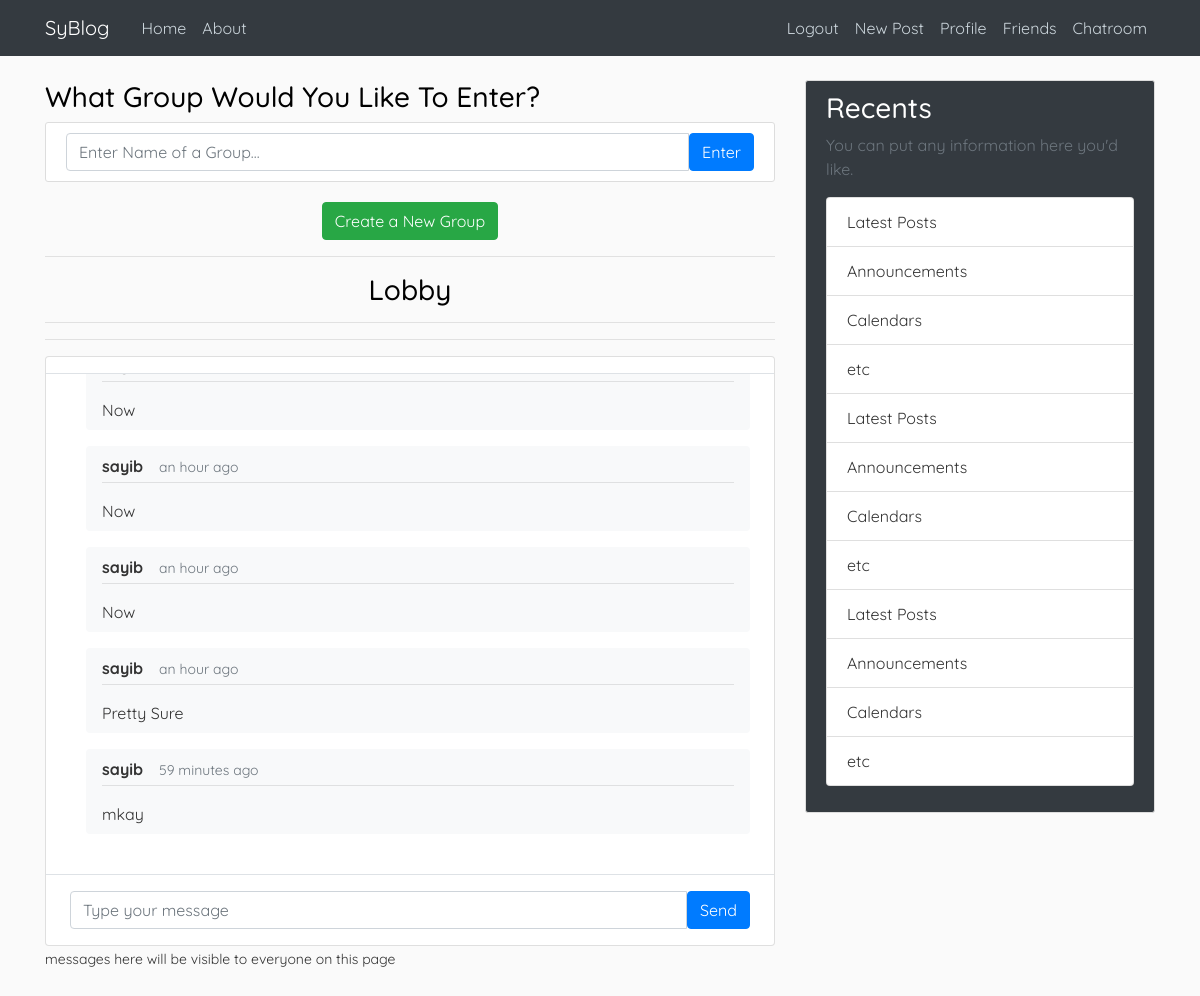
The page /chat/chat_home/ (signed in) on the database its author committed.
### chat/models.py (models this page shows)
class Message(models.Model):
    content = models.CharField(max_length=1000)
    author = models.ForeignKey(User, default=1, on_delete=models.CASCADE)
    timestamp = models.DateTimeField(auto_now=True)
    group = models.ForeignKey('Group', on_delete=models.CASCADE)
    def get_date(self):
        return humanize.naturaltime(self.timestamp)

### chat/views.py (the view)
# urls.py: path('chat_home/', views.chat_home, name='chat-home'),
@login_required
def chat_home(request):
    if(request.method == 'POST'):
        group_name = request.POST.get("group_name")
        if(group_name):
            group = Group.objects.filter(name=group_name).first()
            if(not group):
                alerts.success(request, f'No Group Of Name {group_name} exists')
                return redirect('chat-home')
        else:
            group = Group.objects.filter(name='lobby').first()
        return redirect(group)
    else:
        group = Group.objects.filter(name='lobby').first()
        messages = []
        if(group):
            messages = Message.objects.filter(group=group)
        else:
            group = Group(name = 'lobby').save()
        return render(request, 'chat/chat_home.html', {'chats': messages})

### friend/context_processors.py (called while the page is built)
def requests_to_base(requests):
    receivers = dict(Counter([req.receiver for req in FriendRequest.objects.all()]))
    return {'receivers': receivers}

### chat/templates/chat/chat_home.html (shortened to what this page needs)
{% extends 'blog/base.html' %}
{% block content %}
    <main class="content">
        <div class="container p-0">
            <h3>What Group Would You Like To Enter?</h3>
            <article class="media content-section">
            <form style="width: 100%;" action="" method='post' enctype="multipart/form-data">
                <div class="input-group">
                    <input name='group_name' id='enter-group' type="text" class="form-control" placeholder="Enter Name of a Group...">
                    <button type="submit" id='enter-sumbit' class="btn btn-primary">Enter</button>
                </div>
            </form>
            </article>
            <div style="text-align:center;">
                <a href="{% url 'create-group' %}" class="btn btn-success">Create a New Group</a>
            </div>
        </div>
    </main>
        <main class="content">
    <div class="container p-0">
        <span style="text-align: center;">
            <hr>
            <h1 class="h3 mb-3">Lobby</h1>
            <hr><hr>
        </span>
		<div class="card">
			<div class="row g-0">
				<div class="col-12 col-lg-7 col-xl-9">
					<div class="py-2 px-4 border-bottom d-none d-lg-block">
					</div>
					<div class="position-relative">
						<div id="msg-tab" class="chat-messages p-4">
                            {% for chat in chats %}
                                <div class="flex-shrink-1 bg-light rounded py-2 px-3 ml-3 mb-3">
									<div class="font-weight-bold mb-1">{{chat.author}}<small class="text-muted ml-3">{{ chat.get_date }}</small></div><hr style="margin-top: 0">
                                    {% autoescape off %}<span>{{ chat.content|safe }}<span>{% endautoescape %}
								</div>
                            {% endfor %}
						</div>
					</div>
					<div class="flex-grow-0 py-3 px-4 border-top">
						<div class="input-group">
							<input id="chat-message-input" type="text" class="form-control" placeholder="Type your message">
							<button id="chat-message-submit" class="btn btn-primary">Send</button>
						</div>
					</div>
				</div>
			</div>
		</div>
	</div>
    <small class="mb-3">messages here will be visible to everyone on this page</small>
    </main>
{% endblock content %}

### blog/static/blog/main.css (style rules this page uses)
body { background: #fafafa; color: #333333; margin-top: 5rem; font-family: 'Quicksand'; }
a { text-decoration: none; }
h1, h2, h3, h4, h5, h6 { color:black; }
.content-section { background: #ffffff; padding: 10px 20px; border: 1px solid #dddddd; border-radius: 3px; margin-bottom: 20px; }
.chat-messages { display: flex; flex-direction: column; max-height: 500px; overflow-y: scroll }
.py-3 { padding-top: 1rem !important; padding-bottom: 1rem !important; }
.px-4 { padding-right: 1.5rem !important; padding-left: 1.5rem !important; }
.flex-grow-0 { flex-grow: 0 !important; }
.border-top { border-top: 1px solid #dee2e6 !important; }
.col-xl-9 { -ms-flex: 0 0 75%; flex: 100; max-width: 100%; }

### rows shown on the page
Message: content "Now"
Message: author "sayib", get_date "an hour ago", content "Now"
Message: author "sayib", get_date "an hour ago", content "Now"
Message: author "sayib", get_date "an hour ago", content "Pretty Sure"
Message: author "sayib", get_date "59 minutes ago", content "mkay"
